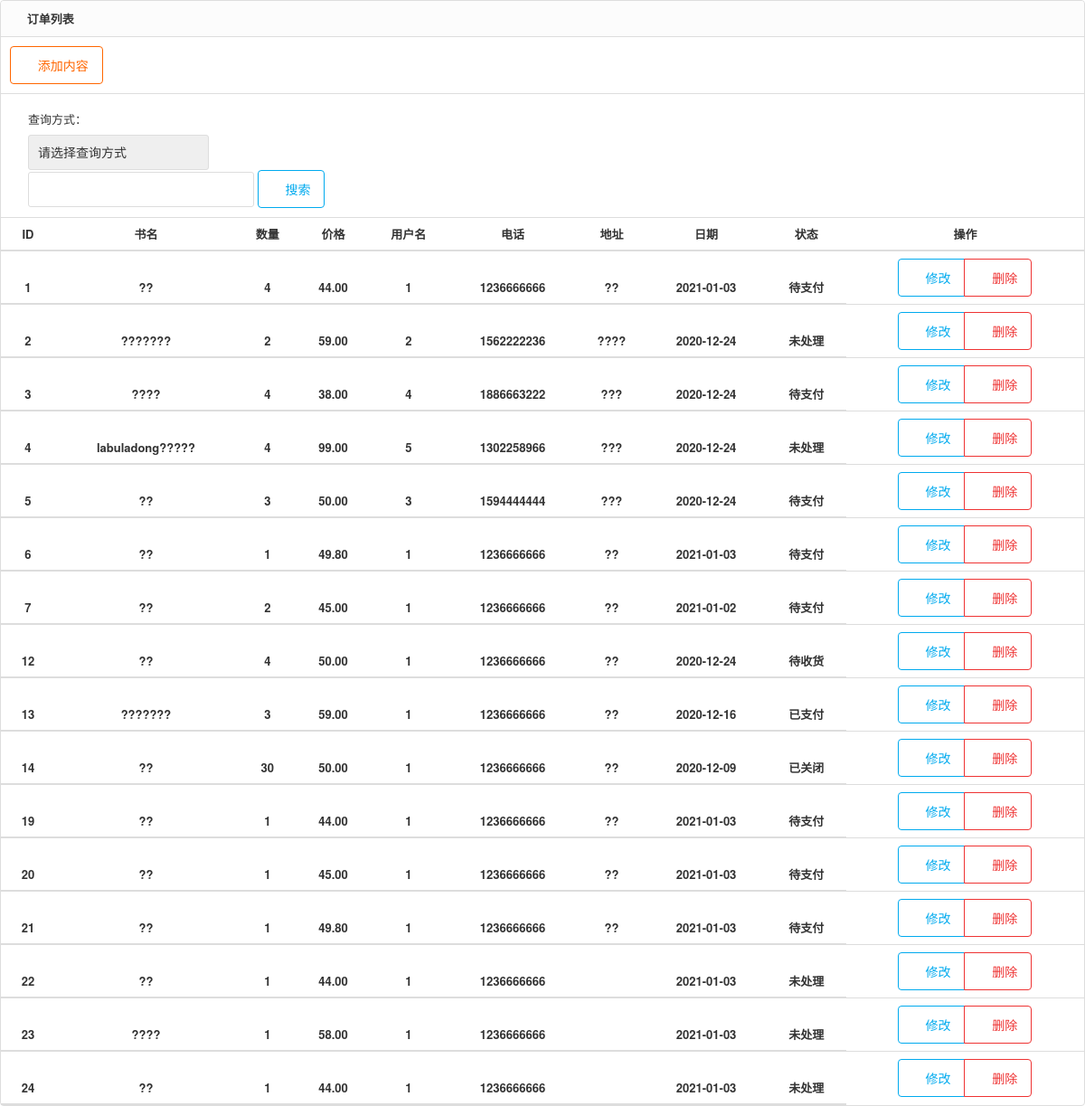
Page /网上书店应用程序项目/代码/web/backstage/order_browse.php on the committed database.
### tables this page shows
CREATE TABLE `orders` (
  `id` int(20) NOT NULL AUTO_INCREMENT,
  `bookname` varchar(255) NOT NULL,
  `number` varchar(16) NOT NULL,
  `price` float(10,2) DEFAULT NULL,
  `subscribers` varchar(255) DEFAULT NULL,
  `telphone` varchar(255) DEFAULT NULL,
  `address` varchar(255) DEFAULT NULL,
  `date` date DEFAULT NULL,
  `state` int(2) DEFAULT '0',
  PRIMARY KEY (`id`)
);

### 网上书店应用程序项目/代码/web/backstage/order_browse.php (the view, shortened to what this page needs)
<!DOCTYPE html>
<html lang="zh-cn">
<head>
    <link rel="stylesheet" href="css/pintuer.css">
    <link rel="stylesheet" href="css/admin.css">
</head>
<body>
<div class="panel admin-panel">
  <div class="panel-head"><strong class="icon-reorder"> 订单列表</strong></div>
  <div class="padding border-bottom">
  <a class="button border-yellow" href="order_add.php"><span class="icon-plus-square-o"></span> 添加内容</a>
  </div>
  <div class="padding border-bottom">
          <ul class="search">
            <li>
    		 <form method="post" action="order_search.php">
				查询方式：<select name="cid" class="input" style="width:200px; line-height:17px;">
    		   <option value="0">请选择查询方式</option>
    		 </select>
    		 	<input type="text"  name="keywords" class="input" style="width:250px; line-height:17px;display:inline-block" />
    		 	<button class="button border-main icon-search" type="submit"> 搜索</button>
    		 	</form>
    		  </li>
          </ul>
     </div>
  <table class="table table-hover text-center">
    <tr>
      <th width="5%">ID</th>
      <th>书名</th>
      <th>数量</th>
      <th>价格</th>
	  <th>用户名</th>
	  <th>电话</th>
	  <th>地址</th>
	  <th>日期</th>
	  <th>状态</th>
	  <th>操作</th>
    </tr>
	<tr>
	<?php
	$link = mysqli_connect(HOST,USER,PASS);
	mysqli_select_db($link,DBNAME);
	mysqli_set_charset($link,'utf-8');
	$sql = "select * from orders order by id";
	$result = mysqli_query($link,$sql);
	$row = mysqli_fetch_assoc($result);
	do{
				  $state = array(0 => '未处理',1 => '待支付',2 => '待收货',3 => '已支付',4 => '已关闭');
				  echo "<tr>";
				  echo "<th width='120'>{$row['id']}</th>";
				  echo "<th>{$row['bookname']}</th>";
				  echo "<th>{$row['number']}</th>";
				  echo "<th>{$row['price']}</th>";
				  echo "<th>{$row['subscribers']}</th>";
				  echo "<th>{$row['telphone']}</th>";
				  echo "<th>{$row["address"]}</th>";
				  echo "<th>{$row['date']}</th>";
				  echo "<th>{$state[$row['state']]}</th>";
				  echo "<td><div class='button-group'>";
				  echo "<a class='button border-main' href='order_alt.php?a={$row['id']}'><span class='icon-edit'></span> 修改</a>";
				  echo "<a class='button border-red' href='order_action.php?a=del&b={$row['id']}' onclick='return del(1)'><span class='icon-trash-o'></span> 删除</a> ";
				  echo "</div></td>";
				  echo "</tr>";
	}
	while($row = mysqli_fetch_assoc($result));
	?>
	</tr>
  </table>
</div>
</body>
</html>

### 网上书店应用程序项目/代码/web/backstage/css/admin.css (style rules this page uses)
body { color:#333; font-size:13px; }
input,select,textarea { color:#333; }
.panel { background:#fff; }
ul,li { list-style-type:none; }
.button { padding:10px 15px; }
.table th { text-align:center; }
.table td { vertical-align:middle; }
.search { overflow:hidden; }
.search li { float:left; margin-right:15px; line-height:35px; }

### rows in the picture
orders: id "1", bookname "??", number "4", price "44.00", subscribers "1", telphone "1236666666", address "??", date "2021-01-03", state "待支付"
orders: id "2", bookname "???????", number "2", price "59.00", subscribers "2", telphone "1562222236", address "????", date "2020-12-24", state "未处理"
orders: id "3", bookname "????", number "4", price "38.00", subscribers "4", telphone "1886663222", address "???", date "2020-12-24", state "待支付"
orders: id "4", bookname "labuladong?????", number "4", price "99.00", subscribers "5", telphone "1302258966", address "???", date "2020-12-24", state "未处理"
orders: id "5", bookname "??", number "3", price "50.00", subscribers "3", telphone "1594444444", address "???", date "2020-12-24", state "待支付"
orders: id "6", bookname "??", number "1", price "49.80", subscribers "1", telphone "1236666666", address "??", date "2021-01-03", state "待支付"
orders: id "7", bookname "??", number "2", price "45.00", subscribers "1", telphone "1236666666", address "??", date "2021-01-02", state "待支付"
orders: id "12", bookname "??", number "4", price "50.00", subscribers "1", telphone "1236666666", address "??", date "2020-12-24", state "待收货"
orders: id "13", bookname "???????", number "3", price "59.00", subscribers "1", telphone "1236666666", address "??", date "2020-12-16", state "已支付"
orders: id "14", bookname "??", number "30", price "50.00", subscribers "1", telphone "1236666666", address "??", date "2020-12-09", state "已关闭"
orders: id "19", bookname "??", number "1", price "44.00", subscribers "1", telphone "1236666666", address "??", date "2021-01-03", state "待支付"
orders: id "20", bookname "??", number "1", price "45.00", subscribers "1", telphone "1236666666", address "??", date "2021-01-03", state "待支付"
orders: id "21", bookname "??", number "1", price "49.80", subscribers "1", telphone "1236666666", address "??", date "2021-01-03", state "待支付"
orders: id "22", bookname "??", number "1", price "44.00", subscribers "1", telphone "1236666666", date "2021-01-03", state "未处理"
orders: id "23", bookname "????", number "1", price "58.00", subscribers "1", telphone "1236666666", date "2021-01-03", state "未处理"
orders: id "24", bookname "??", number "1", price "44.00", subscribers "1", telphone "1236666666", date "2021-01-03", state "未处理"
